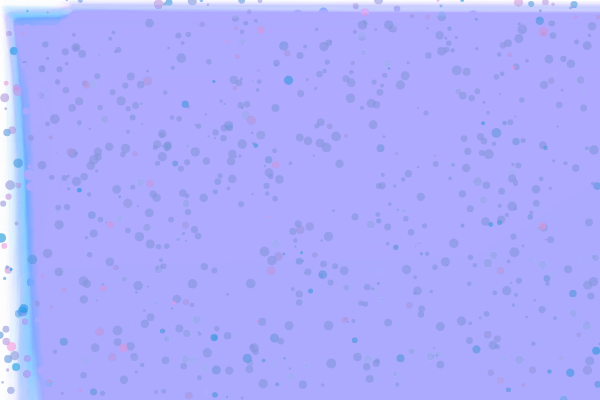
Frame 1 (no input)
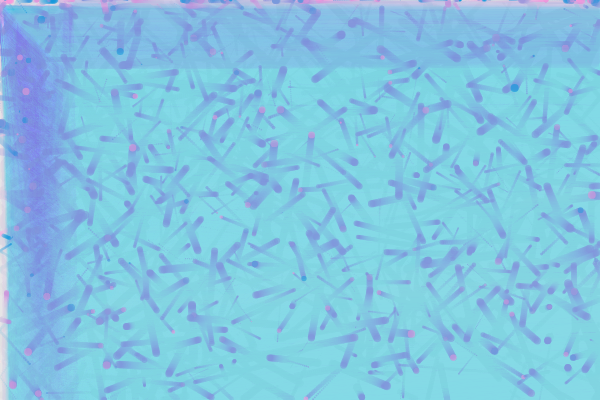
Frame 60 (no input)
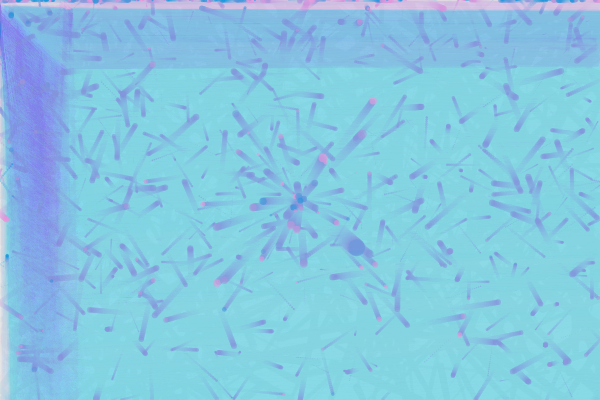
Frame 120 (the mouse pressed at the canvas centre since frame 60)

The p5.js sketch that drew these frames (run headless with seeded random() and noise() and a simulated clock; from frame 60 on, the mouse is pressed at the canvas centre):

// p5.js sketch
// ── sketch.js
// DM2008 — Activity 4b [Guided]
// Objects in Motion (50 min)
//
// You have a working Agent class to start with — your job is to bring it to life.
// Each agent moves, changes over time, and is drawn to the screen.
// Mouse click adds a new agent. C clears them all.
//
// Things to try:
// - Change the starting values (size, speed, color) to see what happens
// - Make agents bounce instead of wrap — what needs to change?
// - Add a second method to your class beyond update() and show()
//
// Stretch: give each agent a lifespan — shrink or fade it over time, then remove it.
// Hint: a backward loop lets you safely splice items while iterating.

let agents = [];
let minsz = 2;
let maxsz = 10;
const NUM_START = 900;

function setup() {
  createCanvas(600, 400);
  noStroke();

  for (let i = 0; i < NUM_START; i++) {
    let x = random(width);
    let y = random(height);
    let sz = random(minsz, maxsz);
    let speedX = random(-2, 2);
    let speedY = random(-2, 2);
    agents.push(new Agent(x, y, sz, speedX, speedY));
  }
}

function draw() {
  background(230, 20);

  for (let i = 0; i < agents.length; i++) {
    agents[i].update();
    agents[i].showtri();
    agents[i].show();
    agents[i].Age();
  }
  if (mouseIsPressed) {
    let sz = random(minsz, maxsz);
    let speedX = random(-2, 2);
    let speedY = random(-2, 2);
    agents.push(new Agent(mouseX, mouseY, sz, speedX, speedY));
  }

  
}

function mousePressed() {
  let sz = random(minsz * 5, maxsz * 5);
  let speedX = random(-2, 2);
  let speedY = random(-2, 2);
  agents.push(new Agent(mouseX, mouseY, sz, speedX, speedY));
}

function keyPressed() {
  // Replacing the array with an empty one effectively clears all agents
  if (key == "C" || key == "c") {
    agents = [];
  }
  if (key == " ") {
    for (let i = 0; i < agents.length; i++) {
      agents[i].randomfunc();
    }
  }
}

class Agent {
  constructor(x, y, sz, speedX, speedY) {
    this.x = x;
    this.y = y;
    this.sz = sz;
    this.dx = speedX;
    this.dy = speedY;
    this.col = random(255); // a color value that will change over time
    // What else might your agent need to know about itself?
  }

  update() {
    // Position changes by speed each frame — can you see why? yes, bc the next 2 lines
    this.x += this.dx;
    this.y += this.dy;

    // This is a property changing over time — try changing size or speed instead
    this.col = (this.col + 1) % 255;

    // This wraps agents around the edges — could you make them bounce instead?
    if (this.x > width) {
      this.x = width;
      this.dx = -this.dx;
    }
    if (this.x < 0) {
      this.x = 0;
      this.dx = -this.dx;
    }
    if (this.y >= height) {
      this.y = height;
      this.y = -this.y;
    }
    if (this.y <= 0) {
      this.y = 0;
      this.y = -this.y;
    }
  }

  show() {
    // this.col drives the color shift — how could you use your other properties here?
    fill(this.col, 150, 220, 150);
    ellipse(this.x, this.y, this.sz);
    // triangle((this.col+10)%97, this.x, this.col%89 * this.y, (this.col+10)%42, (this.col+3)%73, (this.col+4)%69 );
  }

  showtri() {
    // this.col drives the color shift — how could you use your other properties here?
    fill(this.col + 10, 150, 220, 3);
    triangle(
      (this.col + 10) % 97,
      this.x,
      (this.col % 89) * this.y,
      (this.col + 10) % 42,
      (this.col + 3) % 73,
      (this.col + 4) % 69
    );
  }

  randomfunc() {
    this.dx = this.dx * random(3);
    this.dy = this.dy * random(3);
  }

  Age() {
    if(this.sz>0){
      this.sz = this.sz - 0.03;
    }
      
    if (this.sz < 0){
      this.sz = 0;
    }
   
    
  }
}
